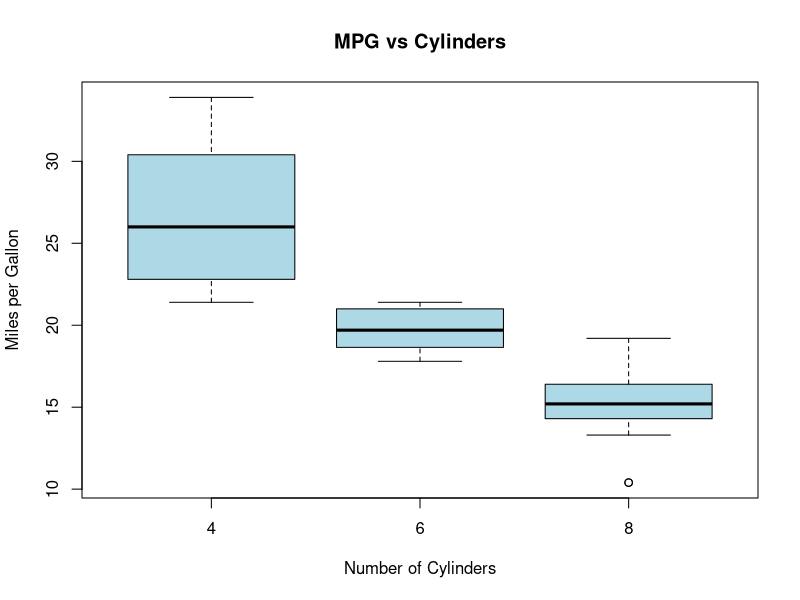

The R source for this figure:
data(mtcars)

boxplot(mpg ~ factor(cyl), data = mtcars,
        main = "MPG vs Cylinders",
        xlab = "Number of Cylinders",
        ylab = "Miles per Gallon",
        col = "lightblue")
